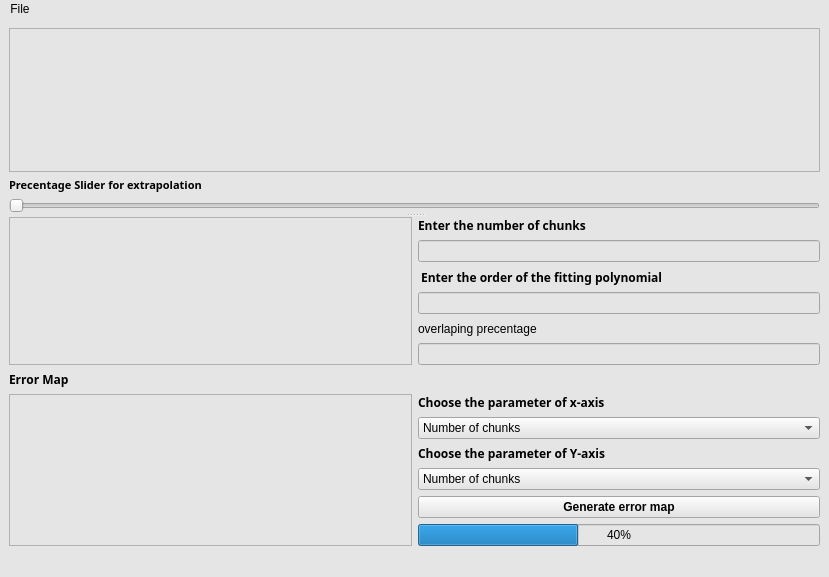
<?xml version="1.0" encoding="UTF-8"?>
<ui version="4.0">
 <class>MainWindow</class>
 <widget class="QMainWindow" name="MainWindow">
  <property name="geometry">
   <rect>
    <x>0</x>
    <y>0</y>
    <width>829</width>
    <height>577</height>
   </rect>
  </property>
  <property name="windowTitle">
   <string>MainWindow</string>
  </property>
  <property name="styleSheet">
   <string notr="true">background-color: rgb(229, 229, 229);</string>
  </property>
  <widget class="QWidget" name="centralwidget">
   <layout class="QHBoxLayout" name="horizontalLayout_4">
    <item>
     <widget class="QSplitter" name="splitter">
      <property name="orientation">
       <enum>Qt::Vertical</enum>
      </property>
      <widget class="QWidget" name="layoutWidget">
       <layout class="QHBoxLayout" name="horizontalLayout_maingraph">
        <property name="spacing">
         <number>5</number>
        </property>
        <property name="sizeConstraint">
         <enum>QLayout::SetNoConstraint</enum>
        </property>
        <item>
         <layout class="QVBoxLayout" name="verticalLayout_maingraph">
          <item>
           <widget class="QGraphicsView" name="graphicsView_maingraph"/>
          </item>
          <item>
           <widget class="QLabel" name="label_extra">
            <property name="font">
             <font>
              <family>Yu Gothic</family>
              <pointsize>8</pointsize>
              <weight>75</weight>
              <bold>true</bold>
             </font>
            </property>
            <property name="lineWidth">
             <number>-1</number>
            </property>
            <property name="text">
             <string>Precentage Slider for extrapolation</string>
            </property>
           </widget>
          </item>
          <item>
           <widget class="QSlider" name="horizontalSlider_extra">
            <property name="orientation">
             <enum>Qt::Horizontal</enum>
            </property>
           </widget>
          </item>
         </layout>
        </item>
       </layout>
      </widget>
      <widget class="QWidget" name="layoutWidget">
       <layout class="QVBoxLayout" name="verticalLayout_error">
        <item>
         <layout class="QVBoxLayout" name="verticalLayout_error_inner">
          <item>
           <layout class="QHBoxLayout" name="horizontalLayout_equation">
            <item>
             <widget class="QGraphicsView" name="graphicsView_3"/>
            </item>
            <item>
             <layout class="QVBoxLayout" name="verticalLayout_equation">
              <item>
               <layout class="QVBoxLayout" name="verticalLayout">
                <item>
                 <widget class="QLabel" name="label">
                  <property name="font">
                   <font>
                    <family>Yu Gothic</family>
                    <weight>75</weight>
                    <bold>true</bold>
                   </font>
                  </property>
                  <property name="text">
                   <string>Enter the number of chunks </string>
                  </property>
                 </widget>
                </item>
                <item>
                 <widget class="QLineEdit" name="lineEdit"/>
                </item>
               </layout>
              </item>
              <item>
               <layout class="QVBoxLayout" name="verticalLayout_4">
                <item>
                 <widget class="QLabel" name="fitting_order_lable">
                  <property name="sizePolicy">
                   <sizepolicy hsizetype="Preferred" vsizetype="Preferred">
                    <horstretch>0</horstretch>
                    <verstretch>5</verstretch>
                   </sizepolicy>
                  </property>
                  <property name="font">
                   <font>
                    <family>Yu Gothic</family>
                    <weight>75</weight>
                    <bold>true</bold>
                   </font>
                  </property>
                  <property name="text">
                   <string> Enter the order of the fitting polynomial</string>
                  </property>
                 </widget>
                </item>
                <item>
                 <widget class="QLineEdit" name="fitting_order_lineEdit">
                  <property name="sizePolicy">
                   <sizepolicy hsizetype="Minimum" vsizetype="Preferred">
                    <horstretch>0</horstretch>
                    <verstretch>0</verstretch>
                   </sizepolicy>
                  </property>
                 </widget>
                </item>
               </layout>
              </item>
              <item>
               <layout class="QVBoxLayout" name="verticalLayout_for_equ">
                <item>
                 <widget class="QLabel" name="label_ovelaping">
                  <property name="text">
                   <string>overlaping precentage</string>
                  </property>
                 </widget>
                </item>
                <item>
                 <widget class="QLineEdit" name="lineEdit_overlap"/>
                </item>
               </layout>
              </item>
             </layout>
            </item>
           </layout>
          </item>
          <item>
           <widget class="QLabel" name="label_errormap">
            <property name="font">
             <font>
              <family>Yu Gothic</family>
              <weight>75</weight>
              <bold>true</bold>
             </font>
            </property>
            <property name="text">
             <string>Error Map</string>
            </property>
           </widget>
          </item>
          <item>
           <layout class="QHBoxLayout" name="horizontalLayout_mapgraph">
            <item>
             <widget class="QGraphicsView" name="graphicsView_map"/>
            </item>
            <item>
             <layout class="QVBoxLayout" name="verticalLayout_parameter">
              <item>
               <layout class="QVBoxLayout" name="verticalLayout_laber_parameter">
                <item>
                 <widget class="QLabel" name="label_choose">
                  <property name="font">
                   <font>
                    <family>Yu Gothic</family>
                    <weight>75</weight>
                    <bold>true</bold>
                   </font>
                  </property>
                  <property name="text">
                   <string>Choose the parameter of x-axis</string>
                  </property>
                 </widget>
                </item>
                <item>
                 <widget class="QComboBox" name="comboBox">
                  <item>
                   <property name="text">
                    <string>Number of chunks</string>
                   </property>
                  </item>
                  <item>
                   <property name="text">
                    <string>The order of the fitting polynomial</string>
                   </property>
                  </item>
                  <item>
                   <property name="text">
                    <string>overlapping between chunks</string>
                   </property>
                  </item>
                 </widget>
                </item>
               </layout>
              </item>
              <item>
               <layout class="QVBoxLayout" name="verticalLayout_chunks">
                <item>
                 <widget class="QLabel" name="label_YAXIS">
                  <property name="font">
                   <font>
                    <family>Yu Gothic</family>
                    <weight>75</weight>
                    <bold>true</bold>
                   </font>
                  </property>
                  <property name="text">
                   <string>Choose the parameter of Y-axis</string>
                  </property>
                 </widget>
                </item>
                <item>
                 <widget class="QComboBox" name="comboBox_chunks">
                  <item>
                   <property name="text">
                    <string>Number of chunks</string>
                   </property>
                  </item>
                  <item>
                   <property name="text">
                    <string>The order of the fitting polynomial</string>
                   </property>
                  </item>
                  <item>
                   <property name="text">
                    <string>overlapping between chunks</string>
                   </property>
                  </item>
                 </widget>
                </item>
               </layout>
              </item>
              <item>
               <layout class="QVBoxLayout" name="verticalLayout_GENERATEERROR">
                <item>
                 <widget class="QPushButton" name="pushButton_error">
                  <property name="font">
                   <font>
                    <weight>75</weight>
                    <bold>true</bold>
                   </font>
                  </property>
                  <property name="text">
                   <string>Generate error map</string>
                  </property>
                 </widget>
                </item>
                <item>
                 <widget class="QProgressBar" name="progressBar">
                  <property name="value">
                   <number>40</number>
                  </property>
                 </widget>
                </item>
               </layout>
              </item>
             </layout>
            </item>
           </layout>
          </item>
         </layout>
        </item>
       </layout>
      </widget>
     </widget>
    </item>
   </layout>
  </widget>
  <widget class="QMenuBar" name="menubar">
   <property name="geometry">
    <rect>
     <x>0</x>
     <y>0</y>
     <width>829</width>
     <height>25</height>
    </rect>
   </property>
   <widget class="QMenu" name="menuFile">
    <property name="title">
     <string>File</string>
    </property>
    <addaction name="separator"/>
    <addaction name="separator"/>
    <addaction name="actionOpen"/>
   </widget>
   <addaction name="menuFile"/>
  </widget>
  <widget class="QStatusBar" name="statusbar"/>
  <action name="actionOpen">
   <property name="text">
    <string>Open</string>
   </property>
  </action>
 </widget>
 <resources/>
 <connections/>
</ui>
